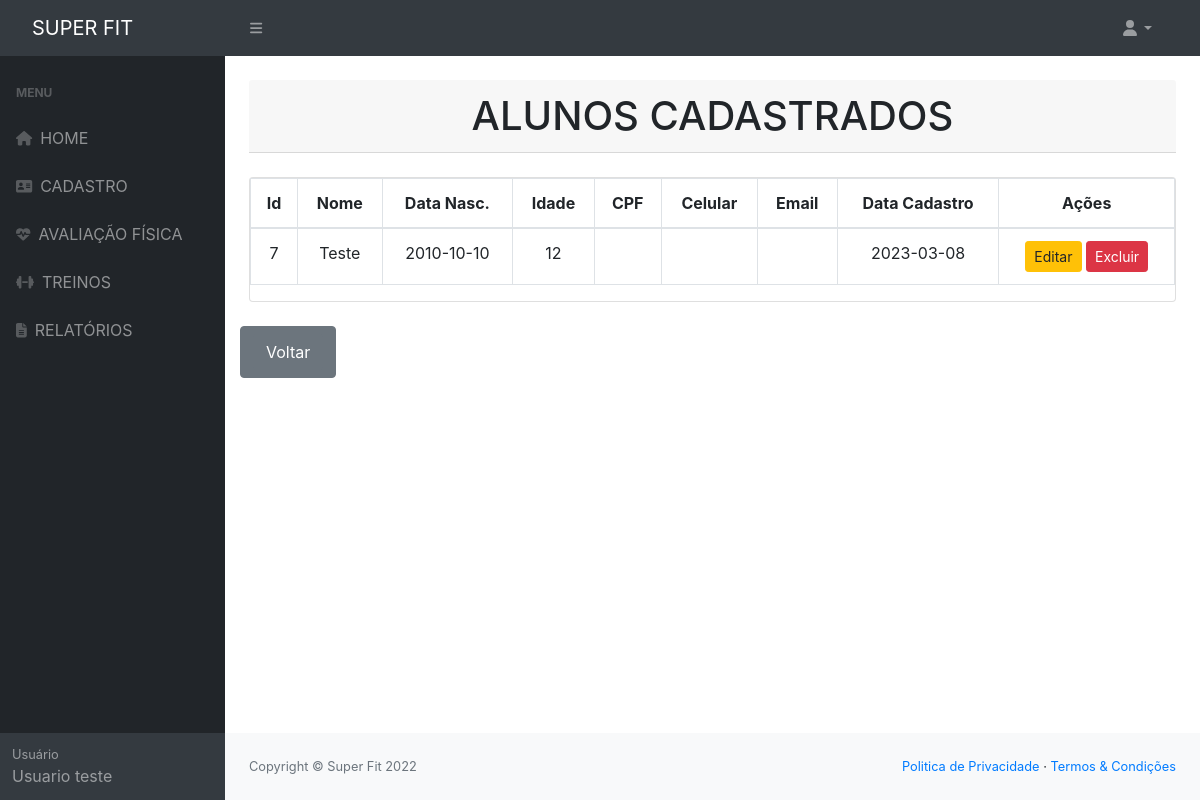
The page /buscar-aluno.php on the database as committed earlier.
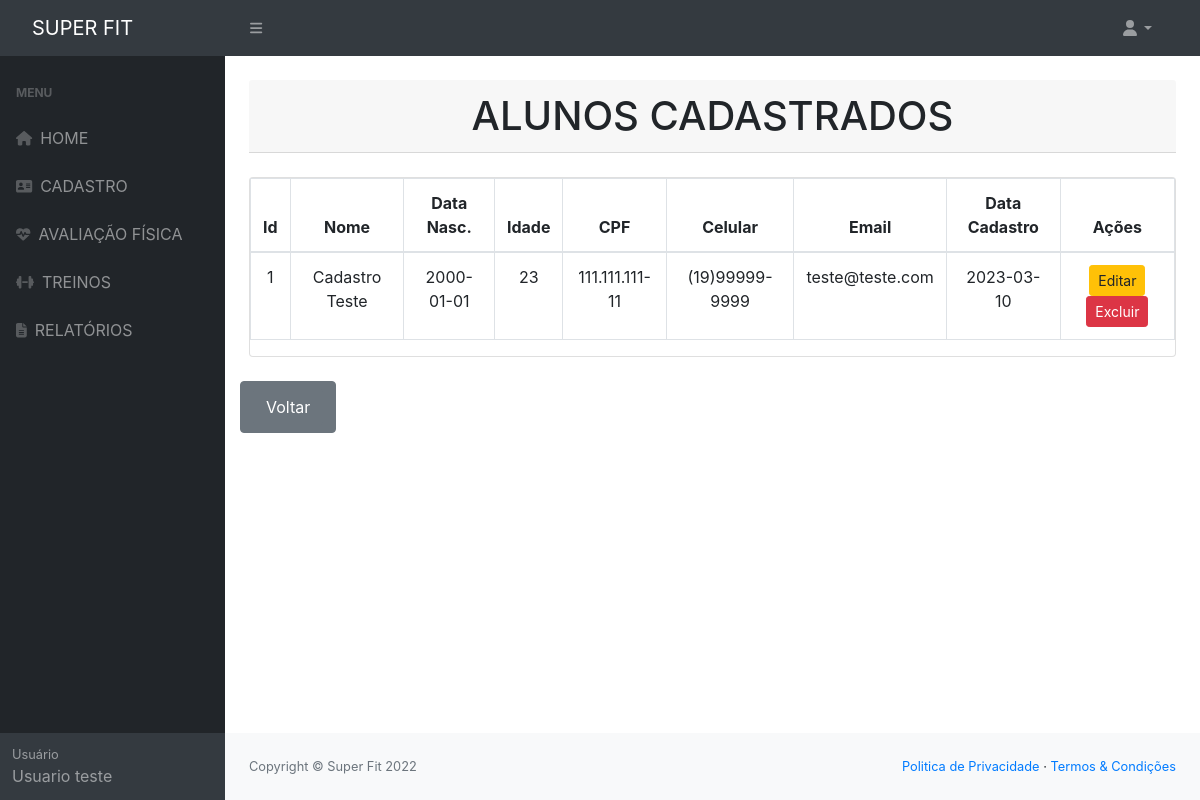
The same page on the database as committed later.
### tables this page shows
CREATE TABLE `alunos` (
  `idAluno` int NOT NULL,
  `nome` varchar(200) NOT NULL,
  `dataNascimento` date DEFAULT NULL,
  `idade` int DEFAULT NULL,
  `sexo` varchar(10) DEFAULT NULL,
  `cpf` varchar(15) NOT NULL,
  `rg` varchar(15) DEFAULT NULL,
  `telefone` varchar(45) DEFAULT NULL,
  `celular` varchar(45) NOT NULL,
  `cep` varchar(15) DEFAULT NULL,
  `estado` varchar(100) DEFAULT NULL,
  `cidade` varchar(100) DEFAULT NULL,
  `endereco` varchar(100) DEFAULT NULL,
  `email` varchar(100) NOT NULL,
  `senha` varchar(10) NOT NULL,
  `dataCadastro` date DEFAULT NULL
);

### conexao/Conexao.php (called while the page is built)
<?php
class Conexao
{
    public static $instance;
    public static function getConexao()
    {
        if(!isset(self::$instance)){
            self::$instance = new PDO('mysql:host=localhost;dbname=mydb', 'root', 'root', array(PDO::MYSQL_ATTR_INIT_COMMAND => "SET NAMES utf8"));
            self::$instance->setAttribute(PDO::ATTR_ERRMODE, PDO::ERRMODE_EXCEPTION);
            self::$instance->setAttribute(PDO::ATTR_ORACLE_NULLS, PDO::NULL_EMPTY_STRING);
        }
        return self::$instance;
    }
}
?>

### dao/AlunoDAO.php (called while the page is built, shortened)
<?php
    class AlunoDAO
    {
        public function read() {
            try {
                $sql = "SELECT * FROM alunos ORDER BY idAluno ASC";
                $result = Conexao::getConexao()->query($sql);
                $lista = $result->fetchAll(PDO::FETCH_ASSOC);
                $f_lista = array();
                foreach ($lista as $l) {
                    $f_lista[] = $this->listaAlunos($l);
                }
                return $f_lista;
            } catch (Exception $e) {
                print "Ocorreu um erro ao tentar Buscar Todos." . $e;
            }
        }
        private function listaAlunos($row) {
            $aluno = new aluno();
            $aluno->setIdAluno($row['idAluno']);
            $aluno->setNome($row['nome']);
            $aluno->setDataNascimento($row['dataNascimento']);
            $aluno->setIdade($row['dataNascimento']);
            $aluno->setSexo($row['sexo']);
            $aluno->setCpf($row['cpf']);
            $aluno->setRg($row['rg']);
            $aluno->setTelefone($row['telefone']);
            $aluno->setCelular($row['celular']);
            $aluno->setCep($row['cep']);
            $aluno->setEstado($row['estado']);
            $aluno->setCidade($row['cidade']);
            $aluno->setEndereco($row['endereco']);
            $aluno->setEmail($row['email']);
            $aluno->setSenha($row['senha']);
            $aluno->setDataCadastro($row['dataCadastro']);
            return $aluno;
        }
    }
?>

### model/Aluno.php (called while the page is built, shortened)
<?php
    Class Aluno{
        private $idAluno;
        private $nome;
        private $dataNascimento;
        private $idade;
        private $cpf;
        private $celular;
        private $email;
        private $dataCadastro;
        function getIdAluno()
        {
            return $this->idAluno;
        }
        function setIdAluno($idAluno)
        {
            $this->idAluno = $idAluno;
        }
        function getNome()
        {
            return $this->nome;
        }
        function setNome($nome)
        {
            $this->nome = $nome;
        }
        function getDataNascimento()
        {
            return $this->dataNascimento;
        }
        function setDataNascimento($dataNascimento)
        {
            $this->dataNascimento = $dataNascimento;
        }
        function getIdade()
        {
            return $this->idade;
        }
        function setIdade($dataNascimento)
        {
            list($ano, $mes, $dia) = explode('-', $dataNascimento);
            $hoje = mktime(0, 0, 0, date('m'), date('d'), date('Y'));
            $nascimento = mktime( 0, 0, 0, $mes, $dia, $ano);
            $idade = floor((((($hoje - $nascimento) / 60) / 60) / 24) / 365.25);
            $this->idade = $idade;
        }
        function getCpf()
        {
            return $this->cpf;
        }
        function setCpf($cpf)
        {
            $this->cpf = $cpf;
        }
        function getCelular()
        {
            return $this->celular;
        }
        function setCelular($celular)
        {
            $this->celular = $celular;
        }
        function getEmail()
        {
            return $this->email;
        }
        function setEmail($email)
        {
            $this->email = $email;
        }
        function getDataCadastro()
        {
            return $this->dataCadastro;
        }
        function setDataCadastro($dataCadastro)
        {
            $this->dataCadastro = $dataCadastro;
        }
    }
?>

### buscar-aluno.php (the view, shortened to what this page needs)
<?php
include_once('./conexao/Conexao.php');
include_once('./model/Aluno.php');
include_once('./dao/AlunoDAO.php');
$alunodao = new AlunoDAO();
?>
<main>
    <div class="container-fluid px-4 text-center">
        <h1 class="card-header mt-4">ALUNOS CADASTRADOS</h1>
        <br>
        <div class="card mb-4">
            <table class="table table-bordered">
                <thead>
                    <tr>
                        <th>Id</th>
                        <th>Nome</th>
                        <th>Data Nasc.</th>
                        <th>Idade</th>
                        <th>CPF</th>
                        <th>Celular</th>
                        <th>Email</th>
                        <th>Data Cadastro</th>
                        <th>Ações</th>
                    </tr>
                </thead>
                <tbody>
                    <?php foreach ($alunodao->read() as $aluno): ?>
                        <tr>
                            <td>
                                <?= $aluno->getIdAluno() ?>
                            </td>
                            <td>
                                <?= $aluno->getNome() ?>
                            </td>
                            <td>
                                <?= $aluno->getDataNascimento() ?>
                            </td>
                            <td>
                                <?= $aluno->getIdade() ?>
                            </td>
                            <td>
                                <?= $aluno->getCpf() ?>
                            </td>
                            <td>
                                <?= $aluno->getCelular() ?>
                            </td>
                            <td>
                                <?= $aluno->getEmail() ?>
                            </td>
                            <td>
                                <?= $aluno->getDataCadastro() ?>
                            </td>
                            <td class="text-center">
                                <button class="btn  btn-warning btn-sm" data-toggle="modal"
                                    data-target="#editar><?= $aluno->getIdAluno() ?>">
                                    Editar
                                </button>
                                <a href="controller/AlunoController.php?del=<?= $aluno->getIdAluno() ?>">
                                    <button class="btn btn-danger btn-sm" type="button">Excluir</button></a>
                            </td>
                        </tr>
                    <?php endforeach ?>
                </tbody>
            </table>
        </div>
        </div>
        <div class="col-sm-1 mt-4 mb-0">
            <button type="button" class="btn btn-secondary"><a class="btn btn-secondary btn-block"
                    href="cadastro.php">Voltar</a></button>
        </div>
</main>

Rows that differ between the two databases and show on the page:
removed alunos: idAluno "7", nome "Teste", dataNascimento "2010-10-10", idade "12", dataCadastro "2023-03-08"
added alunos: idAluno "1", nome "Cadastro Teste", dataNascimento "2000-01-01", idade "23", cpf "111.111.111-11", celular "(19)99999-9999", email "teste@teste.com", dataCadastro "2023-03-10"
